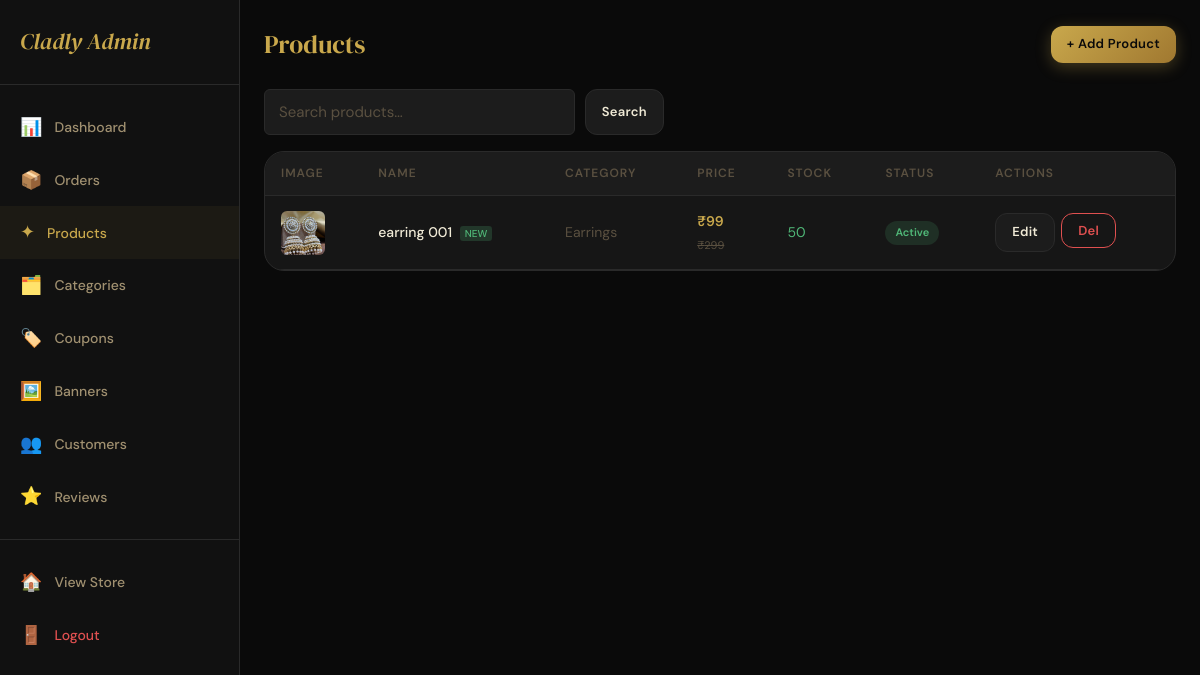
The app's page /admin-panel/products/ (signed in), older data.
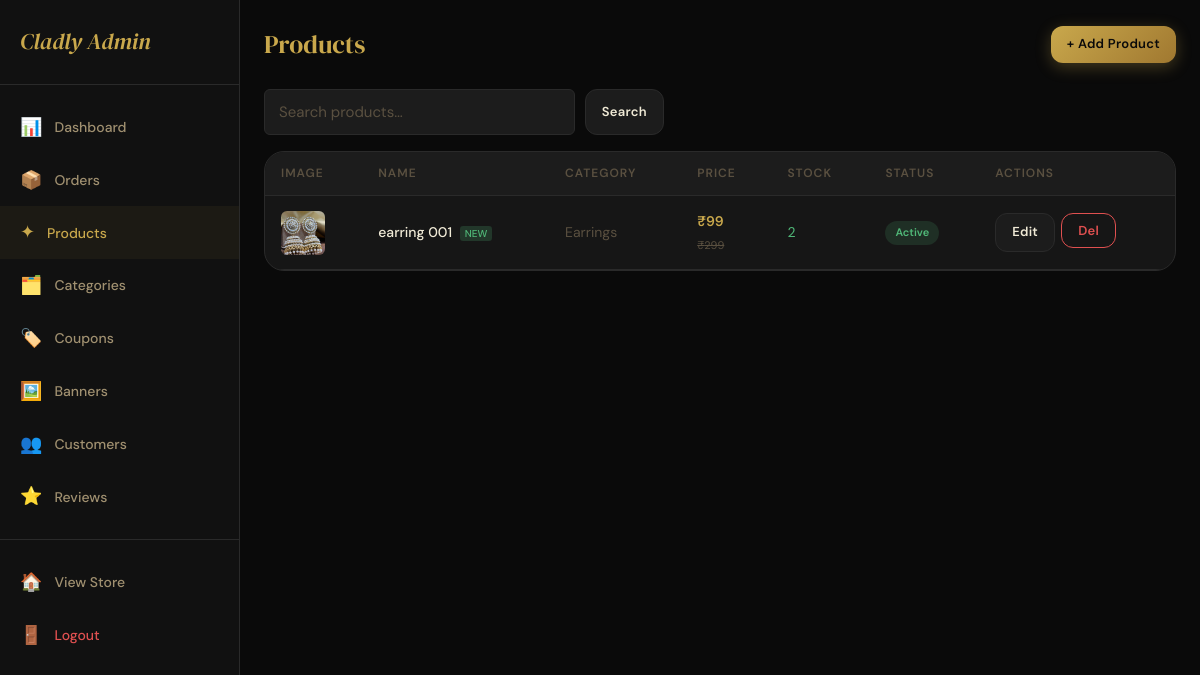
The same page, newer data.
### store/models.py (models this page shows, shortened)
class Product(models.Model):
    STOCK_STATUS = [
        ('in_stock', 'In Stock'),
        ('low_stock', 'Low Stock'),
        ('out_of_stock', 'Out of Stock'),
    ]
    name = models.CharField(max_length=200)
    slug = models.SlugField(unique=True)
    category = models.ForeignKey(Category, on_delete=models.SET_NULL, null=True, related_name='products')
    description = models.TextField()
    material = models.CharField(max_length=200, blank=True)
    color = models.CharField(max_length=100, blank=True)
    original_price = models.DecimalField(max_digits=10, decimal_places=2)
    selling_price = models.DecimalField(max_digits=10, decimal_places=2)
    local_market_price = models.DecimalField(max_digits=10, decimal_places=2, null=True, blank=True, help_text='local market Price')
    styling_tips = models.TextField(blank=True, null=True, help_text='Styling tips shown to customers on product page')
    stock_quantity = models.IntegerField(default=0)
    stock_status = models.CharField(max_length=20, choices=STOCK_STATUS, default='in_stock')
    is_active = models.BooleanField(default=True)
    is_new_arrival = models.BooleanField(default=False)
    is_best_seller = models.BooleanField(default=False)
    is_featured = models.BooleanField(default=False)
    delivery_days = models.IntegerField(default=1, help_text='Estimated delivery in days')
    tags = models.CharField(max_length=500, blank=True, help_text='Comma-separated tags')
    created_at = models.DateTimeField(auto_now_add=True)
    updated_at = models.DateTimeField(auto_now=True)
    class Meta:
        ordering = ['-created_at']
    def discount_percent(self):
        if self.original_price > self.selling_price:
            return int(((self.original_price - self.selling_price) / self.original_price) * 100)
        return 0
    def primary_image(self):
        img = self.images.filter(is_primary=True).first()
        if not img:
            img = self.images.first()
        return img

class ProductImage(models.Model):
    product = models.ForeignKey(Product, on_delete=models.CASCADE, related_name='images')
    image = models.ImageField(upload_to='products/')
    alt_text = models.CharField(max_length=200, blank=True)
    is_primary = models.BooleanField(default=False)
    order = models.IntegerField(default=0)
    class Meta:
        ordering = ['order', 'id']

class Category(models.Model):
    GENDER_CHOICES = [
        ('all', 'All'),
        ('girls', 'Girls'),
        ('boys', 'Boys'),
    ]
    name = models.CharField(max_length=100)
    slug = models.SlugField(unique=True)
    image = models.ImageField(upload_to='categories/', null=True, blank=True)
    description = models.TextField(blank=True)
    is_active = models.BooleanField(default=True)
    gender = models.CharField(max_length=10, choices=[('all','All'),('girls','Girls'),('boys','Boys')], default='girls')
    order = models.IntegerField(default=0)
    created_at = models.DateTimeField(auto_now_add=True)
    class Meta:
        verbose_name_plural = 'Categories'
        ordering = ['order', 'name']

### store/views.py (the view)
# urls.py: path('admin-panel/products/', views.admin_products, name='admin_products'),
@user_passes_test(is_admin, login_url='/login/')
def admin_products(request):
    products = Product.objects.all().select_related('category').prefetch_related('images')
    q = request.GET.get('q')
    if q:
        products = products.filter(Q(name__icontains=q) | Q(category__name__icontains=q))
    paginator = Paginator(products, 25)
    page = paginator.get_page(request.GET.get('page', 1))
    return render(request, 'store/admin/products.html', {'products': page})

### store/context_processors.py (called while the page is built)
def cart_wishlist_count(request):
    cart_count = 0
    wishlist_count = 0
    notif_count = 0
    if request.user.is_authenticated:
        cart_count = Cart.objects.filter(user=request.user).count()
        wishlist_count = Wishlist.objects.filter(user=request.user).count()
        notif_count = Notification.objects.filter(user=request.user, is_read=False).count()
    else:
        session_key = request.session.session_key
        if session_key:
            cart_count = Cart.objects.filter(session_key=session_key).count()
    return {
        'cart_count': cart_count,
        'wishlist_count': wishlist_count,
        'notif_count': notif_count,
    }

def categories_list(request):
    categories = Category.objects.filter(is_active=True).order_by('order', 'name')
    return {'nav_categories': categories}

### store/views.py (called while the page is built)
def is_admin(user):
    return user.is_authenticated and user.is_staff

### store/templates/store/admin/products.html (shortened to what this page needs)
{% extends 'store/admin/base_admin.html' %}
{% block admin_content %}
<div class="admin-header">
  <div class="admin-page-title">Products</div>
  <a href="{% url 'admin_add_product' %}" class="btn btn-gold btn-sm">+ Add Product</a>
</div>
<form method="get" style="margin-bottom:16px;display:flex;gap:10px;max-width:400px;">
  <input type="text" name="q" value="{{ request.GET.q }}" placeholder="Search products…" class="form-control">
  <button type="submit" class="btn btn-dark btn-sm">Search</button>
</form>
<div class="table-wrap">
  <table class="data-table">
    <thead>
      <tr><th>Image</th><th>Name</th><th>Category</th><th>Price</th><th>Stock</th><th>Status</th><th>Actions</th></tr>
    </thead>
    <tbody>
      {% for product in products %}
        <tr>
          <td>
            {% with img=product.primary_image %}
              {% if img and img.image %}
                <img src="{{ img.image.url }}" style="width:44px;height:44px;border-radius:var(--radius-sm);object-fit:cover;">
              {% else %}
                <div style="width:44px;height:44px;background:var(--surface);border-radius:var(--radius-sm);display:flex;align-items:center;justify-content:center;color:var(--text-muted);">✦</div>
              {% endif %}
            {% endwith %}
          </td>
          <td style="font-weight:500;">
            {{ product.name|truncatechars:35 }}
            {% if product.is_new_arrival %}<span style="font-size:10px;background:rgba(80,184,120,0.2);color:var(--success);padding:1px 5px;border-radius:3px;margin-left:4px;">NEW</span>{% endif %}
          </td>
          <td style="color:var(--text-muted);">{{ product.category.name|default:"—" }}</td>
          <td>
            <span style="color:var(--gold);font-weight:600;">₹{{ product.selling_price|floatformat:0 }}</span>
            {% if product.discount_percent > 0 %}<br><span style="font-size:11px;color:var(--text-muted);text-decoration:line-through;">₹{{ product.original_price|floatformat:0 }}</span>{% endif %}
          </td>
          <td>
            <span style="{% if product.stock_status == 'out_of_stock' %}color:var(--error){% elif product.stock_status == 'low_stock' %}color:var(--warning){% else %}color:var(--success){% endif %}">
              {{ product.stock_quantity }}
            </span>
          </td>
          <td>
            {% if product.is_active %}<span class="status-badge status-delivered">Active</span>{% else %}<span class="status-badge status-cancelled">Inactive</span>{% endif %}
          </td>
          <td>
            <div style="display:flex;gap:6px;">
              <a href="{% url 'admin_edit_product' product.pk %}" class="btn btn-dark btn-sm">Edit</a>
              <form method="post" action="{% url 'admin_delete_product' product.pk %}" onsubmit="return confirm('Delete this product?')">
                {% csrf_token %}<button type="submit" class="btn btn-sm" style="color:var(--error);background:none;border:1px solid var(--error);">Del</button>
              </form>
            </div>
          </td>
        </tr>
      {% empty %}
        <tr><td colspan="7" style="text-align:center;padding:40px;color:var(--text-muted);">No products found.</td></tr>
      {% endfor %}
    </tbody>
  </table>
</div>
{% endblock %}

Row changes from the older to the newer data that the page shows:
changed Product "earring 001": stock_quantity "50" → "2"
